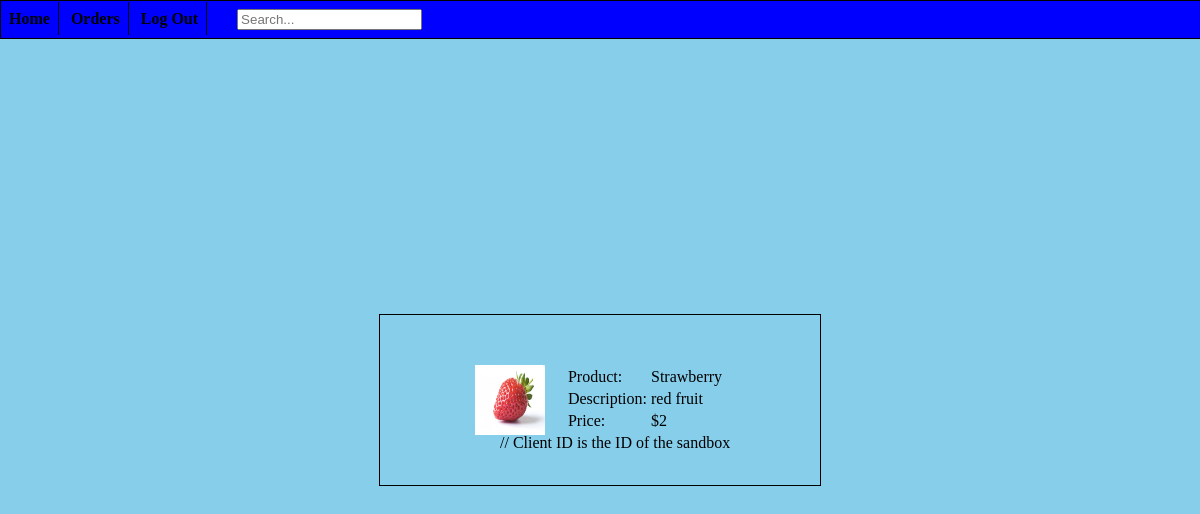
The page /purchase.php?id=6 (signed in) on the database its author committed.
### tables this page shows
CREATE TABLE `shop` (
  `productID` int NOT NULL,
  `userID` int NOT NULL,
  `item` varchar(255) NOT NULL,
  `price` float(7,2) NOT NULL,
  `description` varchar(255) NOT NULL,
  `quantity` int NOT NULL,
  `imgPath` varchar(255) NOT NULL
);

### purchase.php (the view, shortened to what this page needs)
<?php
require('header.php');
if(isset($_SESSION['isLoggedInToLemonShop']) and $_SESSION['isLoggedInToLemonShop'] == true){
	echo("<div class='purchaseDiv'>");
	$productID = $_GET['id'];
	$stmt = $db->prepare("SELECT * FROM shop WHERE productID = ?");
	$stmt->bind_param("i", $productID);
	$stmt->execute();
	$result = $stmt->get_result();
	$row = $result->fetch_assoc();
	$productID = $row['productID'];
	$productName = $row['item'];
	$price = $row['price'];
	$desc = $row['description'];
	$quantity = $row['quantity'];
	echo("<img src='" . $row['imgPath'] . "' style='height: 70px; width: 70px; float: left;'/><table style='padding-left: 20px;'><tr><td>Product:</td><td>" . $productName . "</td></tr><tr><td>Description:</td><td>" . $desc . "</td></tr><tr><td>Price:</td><td>$" . $price . "</td></tr><tr><td rowspan='2' style='display: flex; position: absolute; left: 119px;'>");
	echo('<script src="https://www.paypal.com/sdk/js?client-id=AQUDW2NzyMB0edExztPC5xJOvSd0N7MLT4uFP3QLEL2eXpH--Yzuis0BNhNBJ1bqd5pv-zIl8QvzFwuE&currency=USD&disable-funding=credit,card"></script> // Client ID is the ID of the sandbox
  	<div id="paypal-button-container"></div>
  	<script>
	paypal.Buttons({
    		createOrder: function(data, actions) {
        		return actions.order.create({
            			purchase_units: [{
                			amount: {
                    				currency_code: "USD",
                    				value: "' . $price + 5 . '", // Total value: price of item + shipping
                    				breakdown: {
                        				item_total: {
                            					currency_code: "USD",
                            					value: "' . $price . '" // Price of every item combined
                        				},
                        				shipping: {
                            					currency_code: "USD",
                            					value: "5.00" // Price of shipping
                        				},
                    				}
                			},
                			items: [{
                    				name: "' . $productName . '",
                    				description: "' . $desc . '",
                    				unit_amount: {
                         				currency_code: "USD",
                         				value: "' . $price . '" // Price of the item alone
                    				},
                    				quantity: "' . $quantity . '"
                			}]
            			}]
        		})
    		},
    		onApprove: function(data, actions) {
        		return actions.order.capture().then(function(details) { // When the transaction succeeds:
				window.location.replace("' . ENC_URL . 'orderComplete.php?productid=' . $productID . '");
        		})
    		}
	}).render("#paypal-button-container")//This function displays Smart Payment Buttons on your web page.
	</script></td></tr></table>');
	echo('</div></body></html>');
}
?>

### css/project.css (style rules this page uses)
body { margin:0; height: 100%; background:skyblue; overflow-x: hidden; }
.purchaseDiv { height: 170px; width: 400px; border: 1px solid black; padding-left: 20px; padding-right: 20px; display: flex; justify-content: center; align-items: center; position: absolute; top: 50%; left: 50%; transform: translate(-50%, -50%); }

### rows shown on the page
shop: imgPath (picture), item "Strawberry", description "red fruit", price "2"
